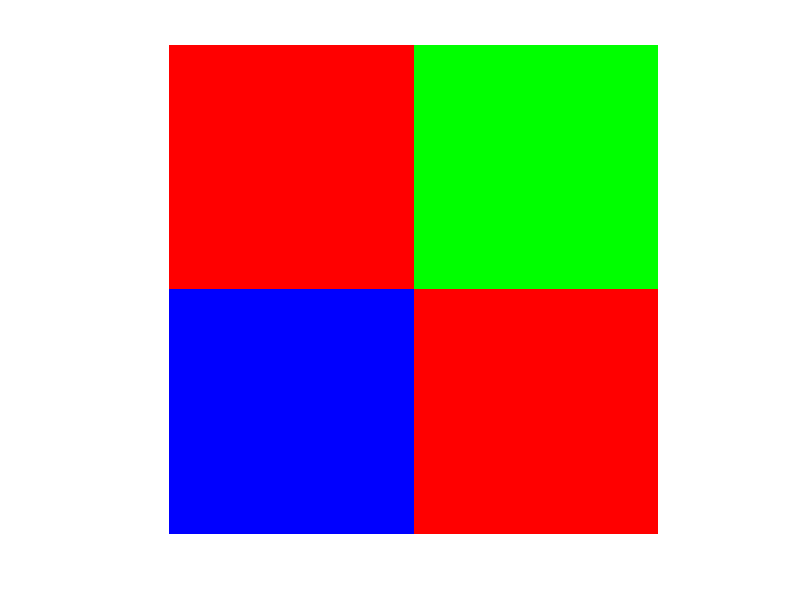

Write MATLAB code to recreate this figure.
%image = zeros(300,400,3,'uint8');
r=zeros(400);
g=r;
b=r;
r(1:200,1:200)=255;
g(1:200,201:end)=255;
b(201:400,1:200)=255;
r(201:end,201:end)=255;
 rgbimg=cat(3,r,g,b)
figure,imshow(rgbimg)